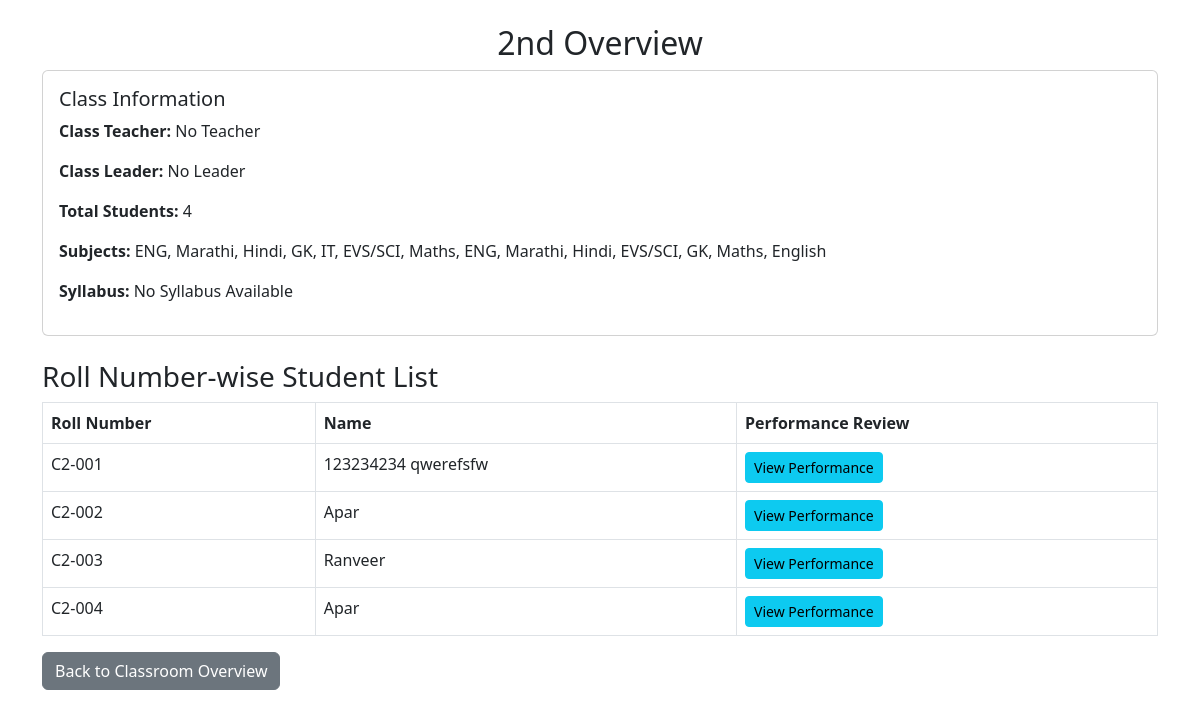
The page /class_detail/2/ on the database its author committed.
### school_app/models.py (models this page shows, shortened)
class Class(models.Model):
    name = models.CharField(max_length=100, unique=True)
    class_teacher = models.ForeignKey("Teacher", on_delete=models.SET_NULL, null=True, blank=True, related_name="teaching_classes")
    syllabus = models.TextField(blank=True, null=True)
    academic_year = models.ForeignKey(AcademicYear, on_delete=models.CASCADE, null=True, blank=True)

class Student(models.Model):
    CATEGORY_CHOICES = [
        ("General", "General"),
        ("OBC", "OBC"),
        ("SC", "SC"),
        ("ST", "ST"),
        ("Others", "Others"),
    ]
    name = models.CharField(max_length=100)
    aadhar = models.CharField(max_length=12, unique=True)
    pen = models.CharField(max_length=20, unique=True, blank=True, null=True)
    email = models.EmailField(blank=True, null=True, unique=True)
    phone = models.CharField(max_length=15, unique=False)
    parent = models.ForeignKey(Parent, on_delete=models.SET_NULL, null=True, blank=True, related_name="children")
    address = models.TextField()
    assigned_class = models.ForeignKey(Class, on_delete=models.CASCADE, related_name="students")
    roll_number = models.CharField(max_length=20, blank=True, null=True, unique=True)
    role = models.CharField(max_length=50, blank=True, null=True)
    category = models.CharField(max_length=10, choices=CATEGORY_CHOICES, default="General")
    class Meta:
        unique_together = ("assigned_class", "roll_number")  # Ensure uniqueness per class

### school_app/views.py (the view)
# urls.py: path("class_detail/<int:class_id>/", views.class_detail_view, name="class_detail"),  # ✅ Fix this!
def class_detail_view(request, class_id):
    cls = get_object_or_404(Class, id=class_id)
    subject_list = Teacher_Subject_Class_Relation.objects.filter(assigned_classes=cls).values_list("subject__name", flat=True)
    students = Student.objects.filter(assigned_class=cls)
    class_data = {
        "name": cls.name,
        "class_teacher": cls.class_teacher.name if cls.class_teacher else "No Teacher",
        "class_leader": students.filter(role="Class Leader").first().name if students.filter(role="Class Leader").exists() else "No Leader",
        "students_count": students.count(),
        "subjects": ", ".join(subject_list) if subject_list else "No Subjects",
        "students": students,
        "syllabus": cls.syllabus.url if cls.syllabus else None
    }
    return render(request, "school_management/class_In_detail.html", {"class_data": class_data})

### school_app/templates/school_management/class_In_detail.html (shortened to what this page needs)
<!DOCTYPE html>
<html lang="en">
<head>
    <link rel="stylesheet" href="https://cdn.jsdelivr.net/npm/bootstrap@5.3.0/dist/css/bootstrap.min.css">
</head>
<body>
    <div class="container mt-4">
        <h2 class="text-center">{{ class_data.name }} Overview</h2>
        <div class="card mb-4">
            <div class="card-body">
                <h5 class="card-title">Class Information</h5>
                <p><strong>Class Teacher:</strong> {{ class_data.class_teacher }}</p>
                <p><strong>Class Leader:</strong> {{ class_data.class_leader }}</p>
                <p><strong>Total Students:</strong> {{ class_data.students_count }}</p>
                <p><strong>Subjects:</strong> {{ class_data.subjects }}</p>
                <p><strong>Syllabus:</strong>
                    {% if class_data.syllabus %}
                        <a href="{{ class_data.syllabus }}" target="_blank" class="btn btn-primary btn-sm">View Syllabus</a>
                    {% else %}
                        No Syllabus Available
                    {% endif %}
                </p>
            </div>
        </div>
        <h3>Roll Number-wise Student List</h3>
        <table class="table table-bordered">
            <thead>
                <tr>
                    <th>Roll Number</th>
                    <th>Name</th>
                    <th>Performance Review</th>
                </tr>
            </thead>
            <tbody>
                {% for student in class_data.students %}
                    <tr>
                        <td>{{ student.roll_number }}</td>
                        <td>{{ student.name }}</td>
                        <td>
                            <button class="btn btn-info btn-sm">View Performance</button>
                        </td>
                    </tr>
                {% empty %}
                    <tr><td colspan="3" class="text-center">No students assigned</td></tr>
                {% endfor %}
            </tbody>
        </table>
        <a href="{% url 'classroom_overview' %}" class="btn btn-secondary">Back to Classroom Overview</a>
    </div>
</body>
</html>

### rows shown on the page
Class: name "2nd"
Student: roll_number "C2-001", name "123234234 qwerefsfw"
Student: roll_number "C2-002", name "Apar"
Student: roll_number "C2-003", name "Ranveer"
Student: roll_number "C2-004", name "Apar"

### other values the page prints
{{ class_data.class_teacher }} "No Teacher"
{{ class_data.class_leader }} "No Leader"
{{ class_data.students_count }} "4"
{{ class_data.subjects }} "ENG, Marathi, Hindi, GK, IT, EVS/SCI, Maths, ENG, Marathi, Hindi, EVS/SCI, GK, Maths, English"
